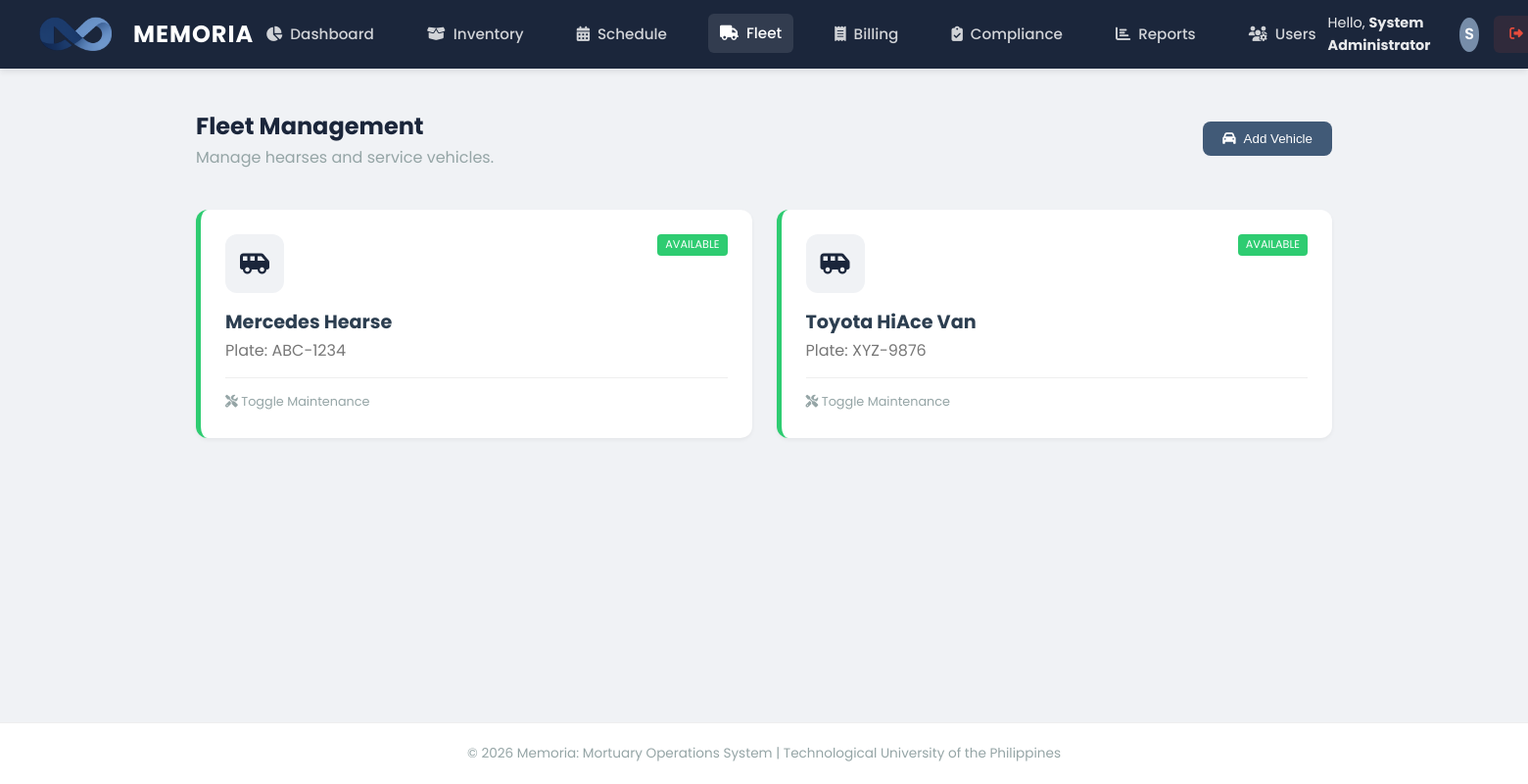
Page /modules/logistics/vehicles.php (signed in) on the committed database.
### tables this page shows
CREATE TABLE `vehicles` (
  `id` int(11) NOT NULL,
  `vehicle_name` varchar(100) NOT NULL,
  `plate_number` varchar(20) NOT NULL,
  `status` enum('Available','In Use','Maintenance') DEFAULT 'Available'
);

### modules/logistics/vehicles.php (the view, shortened to what this page needs)
<?php
include('../../includes/header.php');
?>
<div class="panel-header" style="border-bottom: none;">
    <div>
        <h1 style="font-size: 1.5rem; color: var(--deep-navy);">Fleet Management</h1>
        <p style="color: var(--text-light);">Manage hearses and service vehicles.</p>
    </div>
    <button onclick="document.getElementById('addForm').style.display='block'" class="btn btn-primary"><i class="fas fa-car"></i> Add Vehicle</button>
</div>
<div class="dashboard-grid">
    <?php
    $q = mysqli_query($conn, "SELECT * FROM vehicles");
    while($row = mysqli_fetch_assoc($q)):
        $statusColor = 'var(--success)';
    ?>
    <div class="stat-card" style="display: block; border-left-color: <?= $statusColor ?>;">
        <div style="display: flex; justify-content: space-between; align-items: start;">
            <div class="stat-icon" style="background: #f0f2f5; color: var(--deep-navy);">
                <i class="fas fa-shuttle-van"></i>
            </div>
            <span style="background: <?= $statusColor ?>; color: white; padding: 2px 8px; border-radius: 4px; font-size: 0.7rem; text-transform: uppercase;"><?= $row['status'] ?></span>
        </div>
        <h3 style="margin-top: 15px; font-size: 1.2rem;"><?= htmlspecialchars($row['vehicle_name']) ?></h3>
        <p style="margin: 0; color: #777;">Plate: <?= htmlspecialchars($row['plate_number']) ?></p>
        <div style="margin-top: 15px; padding-top: 10px; border-top: 1px solid #eee;">
            <a href="vehicles.php?toggle=<?= $row['id'] ?>" style="color: var(--text-light); font-size: 0.8rem; text-decoration: none;">
                <i class="fas fa-tools"></i> Toggle Maintenance
            </a>
        </div>
    </div>
    <?php endwhile; ?>
</div>
<?php include('../../includes/footer.php'); ?>

### assets/css/style.css (style rules this page uses)
:root { --deep-navy: #1B263B; --slate-blue: #415A77; --cloud-gray: #E0E1DD; --muted-teal: #778DA9; --white: #FFFFFF; --danger: #e74c3c; --success: #2ecc71; --text-dark: #2c3e50; --text-light: #95a5a6; --shadow-sm: 0 2px 4px rgba(0,0,0,0.05); --shadow-md: 0 4px 6px rgba(0,0,0,0.07); --shadow-lg: 0 10px 15px rgba(0,0,0,0.1); }
* { margin: 0; padding: 0; box-sizing: border-box; }
body { font-family: 'Poppins', sans-serif; background-color: #F0F2F5; color: var(--text-dark); line-height: 1.6; min-height: 100vh; display: flex; flex-direction: column; }
.dashboard-grid { display: grid; grid-template-columns: repeat(auto-fit, minmax(280px, 1fr)); gap: 25px; margin-bottom: 40px; }
.stat-card { background: var(--white); border-radius: 12px; padding: 25px; display: flex; align-items: center; justify-content: space-between; box-shadow: var(--shadow-sm); transition: transform 0.3s ease, box-shadow 0.3s ease; border-left: 5px solid var(--slate-blue); }
.stat-icon { width: 60px; height: 60px; background: rgba(65, 90, 119, 0.1); border-radius: 12px; display: flex; justify-content: center; align-items: center; font-size: 1.5rem; color: var(--slate-blue); }
.panel-header { display: flex; justify-content: space-between; align-items: center; margin-bottom: 25px; border-bottom: 1px solid #eee; padding-bottom: 15px; }
.btn { padding: 10px 20px; border-radius: 8px; font-weight: 500; cursor: pointer; border: none; transition: all 0.2s; text-decoration: none; display: inline-flex; align-items: center; gap: 8px; }
.btn-primary { background: var(--slate-blue); color: white; }

### rows in the picture
vehicles: status "AVAILABLE", vehicle_name "Mercedes Hearse", plate_number "ABC-1234"
vehicles: status "AVAILABLE", vehicle_name "Toyota HiAce Van", plate_number "XYZ-9876"

### other values in the picture
$_SESSION['full_name'] "System Administrator"
substr($_SESSION['full_name'], 0, 1) "S"
